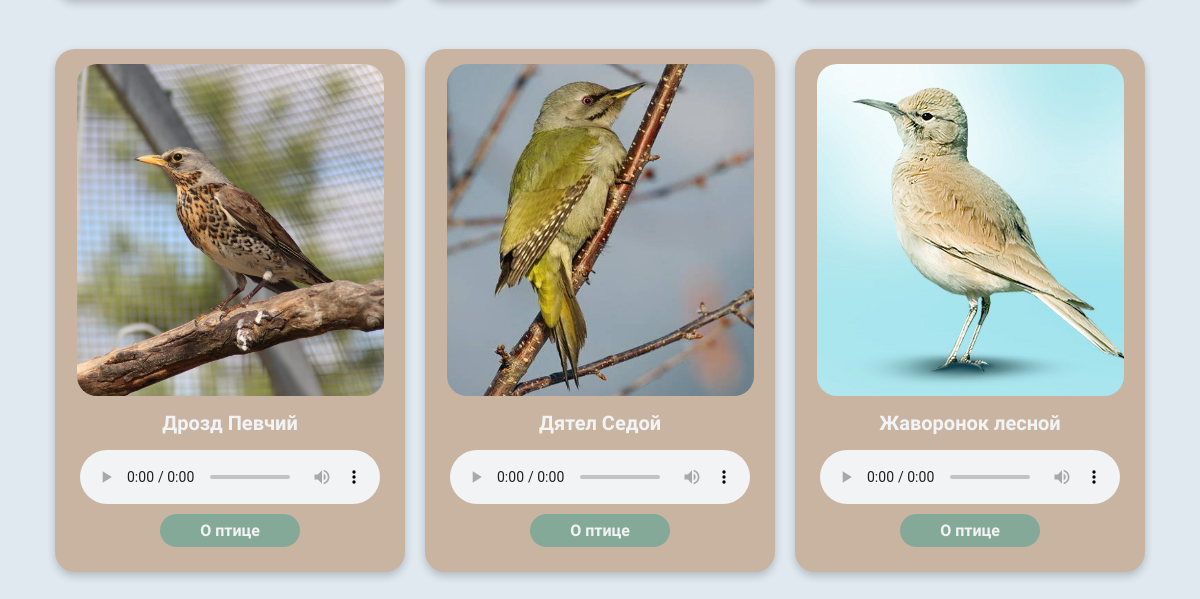
The app's page / (lower part), older data.
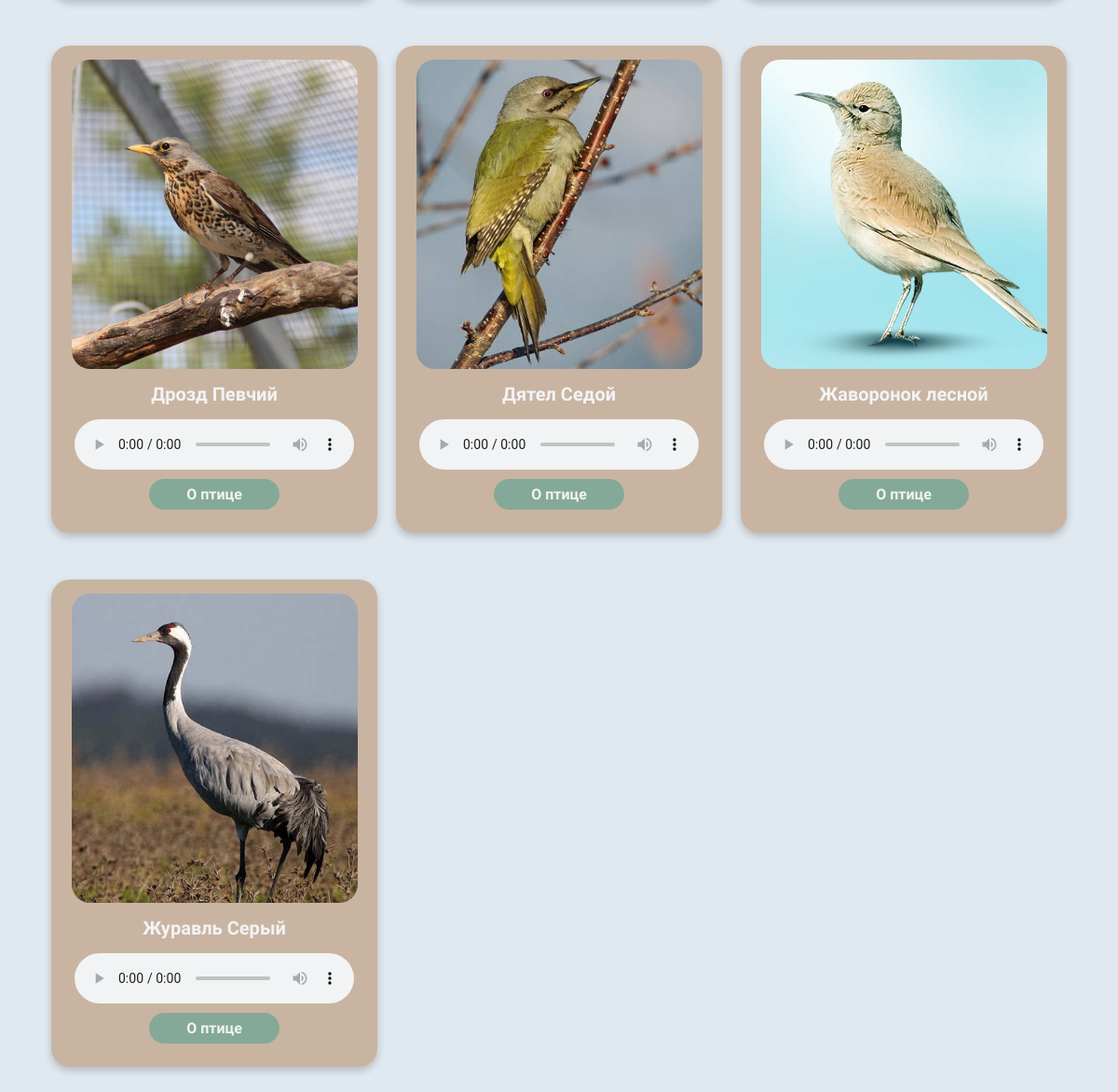
The same page, newer data.
### birds/models.py (models this page shows, shortened)
class Bird(models.Model):
    name = models.CharField(max_length=100)  # Имя птицы
    image = models.ImageField(upload_to='birds_images/')  # Фото птицы
    sound = models.FileField(upload_to='bird_sounds/', null=True, blank=True)  # Звук
    wiki_link = models.URLField()  # Ссылка на Википедию

### birds/views.py (the view)
# urls.py: path('', views.bird_list, name='bird_list'),
def bird_list(request):
    birds = Bird.objects.all()
    return render(request, 'birds/bird_list.html', {'birds': birds})

### birds/templates/birds/bird_list.html (shortened to what this page needs)
{% load static %}
<!DOCTYPE html>
<html lang="ru">
  <head>
    <link rel="stylesheet" href="{% static 'birds/css/styles.css' %}" />
  </head>
  <body>
    <main>
      <div class="card-container">
        {% for bird in birds %}
        <div class="bird-card">
          <img src="{{ bird.image.url }}" alt="{{ bird.name }}" />
          <h2>{{ bird.name }}</h2>
          {% if bird.sound %}
          <audio controls>
            <source src="{{ bird.sound.url }}" type="audio/mpeg" />
          </audio>
          {% endif %}
          <a href="{{ bird.wiki_link }}" target="_blank">О птице</a>
        </div>
        {% endfor %}
      </div>
    </main>
  </body>
</html>

### birds/static/birds/css/styles.css (style rules this page uses)
body { font-family: "Comfortaa", sans-serif; background-color: #f4f4f9; margin: 0; padding: 0; background-color: rgba(224, 233, 240, 1); }
main { display: flex; justify-content: center; margin-top: 40px; }
.card-container { display: grid; gap: 20px; margin: 20px; grid-template-columns: repeat(3, 1fr) }
.bird-card { background-color: rgba(201, 180, 161, 1); border-radius: 20px; box-shadow: 0px 4px 8px rgba(0, 0, 0, 0.2); overflow: hidden; width: 320px; margin-bottom: 30px; display: flex; flex-direction: column; align-items: center; padding: 15px; padding-bottom: 25px; }
.bird-card img { width: 307px; height: 332px; object-fit: cover; border-radius: 20px; }
.bird-card h2 { font-size: 20px; font-weight: bold; margin: 15px 0; text-align: center; color: rgba(242, 243, 245, 1); }
.bird-card a { display: block; background-color: rgba(132, 169, 153, 1); margin-top: 10px; text-align: center; color: rgba(242, 243, 245, 1); font-weight: bold; border-radius: 20px; text-decoration: none; padding: 7px 40px; }

Row changes from the older to the newer data that the page shows:
added Bird: image (picture), name "Журавль Серый"
